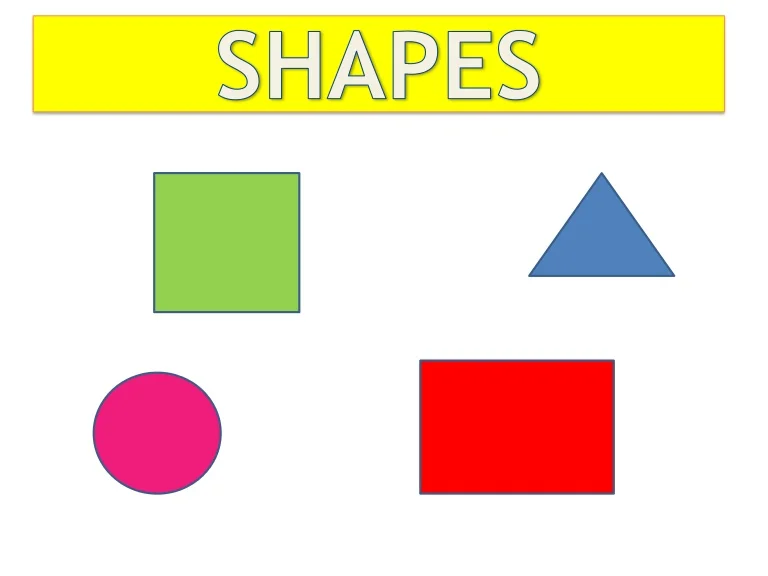
#> input picture Shapes Detection/shapes_image/shapes.jpg, 768 x 576 px
$ jupyter execute shapes_detection.ipynb
#> lines starting #> are read from the running program, lines starting #| are printed output that depends on the picture; after the words box and inside, x2 and y2 are one past the last pixel; in counts of white or black regions, pixels touching at a corner belong together
[cell 1]
import cv2
import numpy as np

[cell 2]
class ShapeDetector:
    def __init__(self, image_path):
#> called with image_path = 'shapes_image/shapes.jpg'
        self.image = cv2.imread(image_path)
#> self.image is the input picture: shape (576, 768, 3); mean B, G, R 193.2, 226.9, 243
        # self.image = cv2.resize(self.image, (1500, 800))
        self.gray = None
        self.thresh = None
        self.canny = None
        self.contours = None
        self.new_img = None

    def preprocess(self):
        self.gray = cv2.cvtColor(self.image, cv2.COLOR_BGR2GRAY)
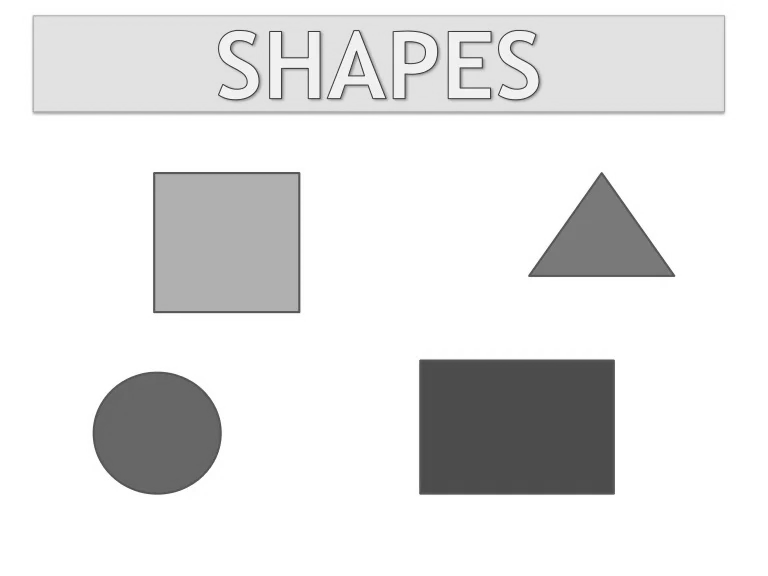
#> self.gray: shape (576, 768); min 53, max 255, mean 227.9
        self.gray = cv2.GaussianBlur(self.gray, (5, 5), 0)
        self.thresh = cv2.threshold(self.gray, 200, 255, cv2.THRESH_BINARY)[1]
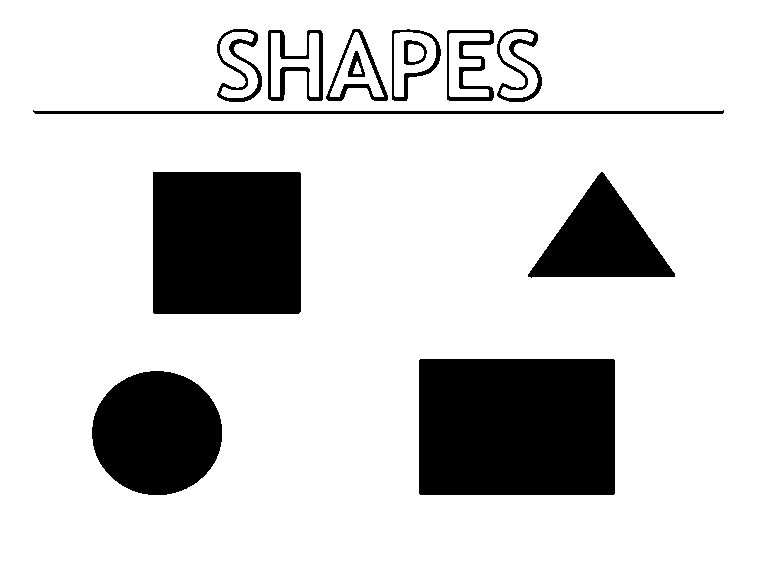
#> self.thresh: shape (576, 768); 82.7% white; 13 black regions, largest, box (x1, y1, x2, y2) and area: (419, 359, 615, 495) 26652, (153, 172, 301, 314) 21011, (92, 371, 222, 495) 12678
        kernel = cv2.getStructuringElement(cv2.MORPH_RECT, (3, 3))
        self.thresh = cv2.morphologyEx(self.thresh, cv2.MORPH_CLOSE, kernel)
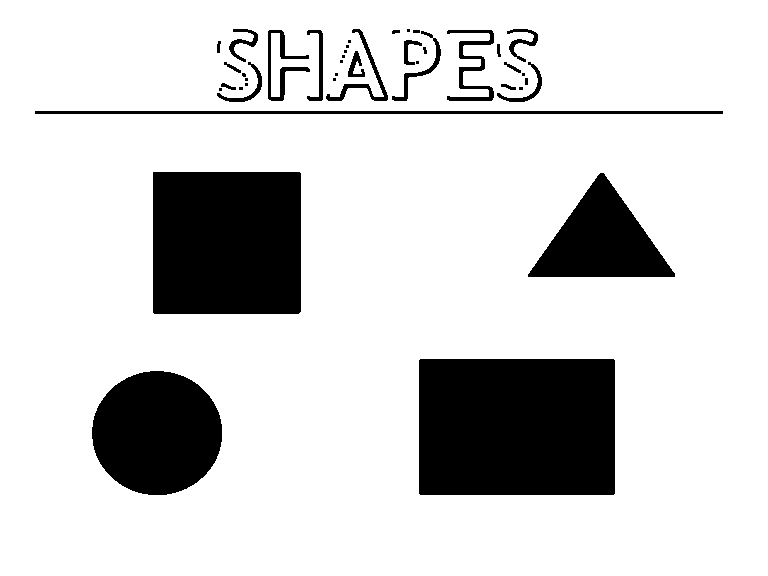
#> self.thresh: shape (576, 768); 82.9% white; 42 black regions (16 under 20 px), largest, box (x1, y1, x2, y2) and area: (419, 359, 615, 495) 26652, (153, 172, 301, 314) 21011, (92, 371, 222, 495) 12678
        self.canny = cv2.Canny(self.thresh, 150, 200)
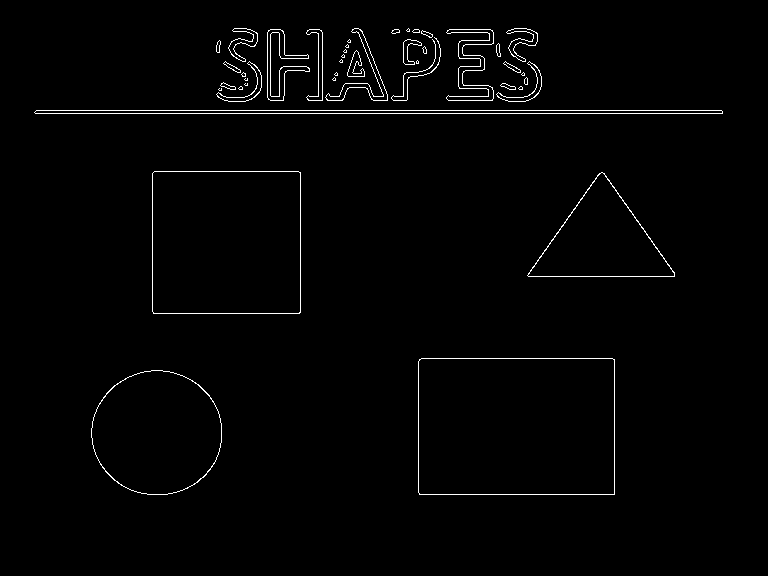
#> self.canny: shape (576, 768); 1.4% white in thin lines or dots, all inside (x1, y1, x2, y2) = (34, 28, 723, 495)

    def detect_shapes(self):
        self.preprocess()
        self.contours, hierarchy = cv2.findContours(self.canny, cv2.RETR_EXTERNAL, cv2.CHAIN_APPROX_NONE)
#> self.contours = 43 contours, 20 with area under 20; largest, box (x1, y1, x2, y2) and area: (418, 358, 615, 495) 26649, (152, 171, 301, 314) 21010, (91, 370, 222, 495) 12704, (527, 172, 675, 277) 7988, (34, 110, 723, 114) 2061
        self.new_img = self.image.copy()
        for cnt in self.contours:
            cv2.drawContours(self.new_img, cnt, -1, (255, 255, 0), 2)
            area = cv2.contourArea(cnt)
            if area > 500:
                peri = cv2.arcLength(cnt, True)
                vertices = cv2.approxPolyDP(cnt, peri * 0.02, True)
                corners = len(vertices)
                x, y, w, h = cv2.boundingRect(vertices)
                cv2.rectangle(self.new_img, (x, y), (x + w, y + h), (0, 255, 255), 2)
                if corners == 3:
                    cv2.putText(self.new_img, "Triangle", (x, y - 5), cv2.FONT_HERSHEY_SIMPLEX, 1, (0, 0, 255), 2)
                    print("Emergency Triangle Stop was detected, please slow down!")
                elif corners == 4:
                    cv2.putText(self.new_img, "Rectangle", (x, y - 5), cv2.FONT_HERSHEY_SIMPLEX, 1, (0, 0, 255), 2)
                elif corners == 5:
                    cv2.putText(self.new_img, "Pentagon", (x, y - 5), cv2.FONT_HERSHEY_SIMPLEX, 1, (0, 0, 255), 2)
                elif corners >= 6:
                    cv2.putText(self.new_img, "Circle", (x, y - 5), cv2.FONT_HERSHEY_SIMPLEX, 1, (0, 0, 255), 2)
        else:
            print("Shapes is undeteced")
#> this loop made 43 passes
#| Emergency Triangle Stop was detected, please slow down!
#| Shapes is undeteced
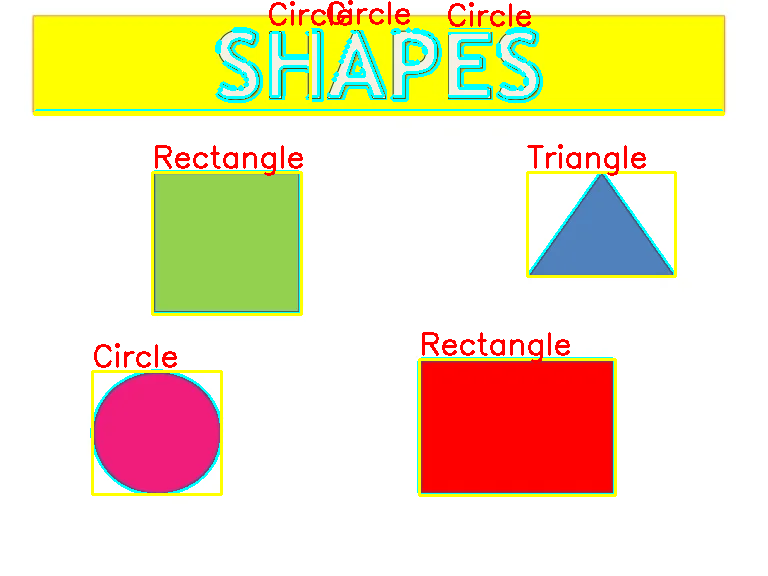
#> self.new_img: shape (576, 768, 3); 6.59% of pixels changed, all inside (x1, y1, x2, y2) = (33, 0, 725, 497)

    def show_images(self):
        cv2.imshow("Image", self.image)
        cv2.imshow("Threshold", self.thresh)
        cv2.imshow("Canny Image", self.canny)
        cv2.imshow("Contour Image", self.new_img)
        cv2.waitKey(0)


if __name__ == "__main__":
    detector = ShapeDetector("shapes_image/shapes.jpg")
    detector.detect_shapes()
    detector.show_images()

$ run again, with Shapes Detection/shapes_image/sign_board.jpg copied over Shapes Detection/shapes_image/shapes.jpg
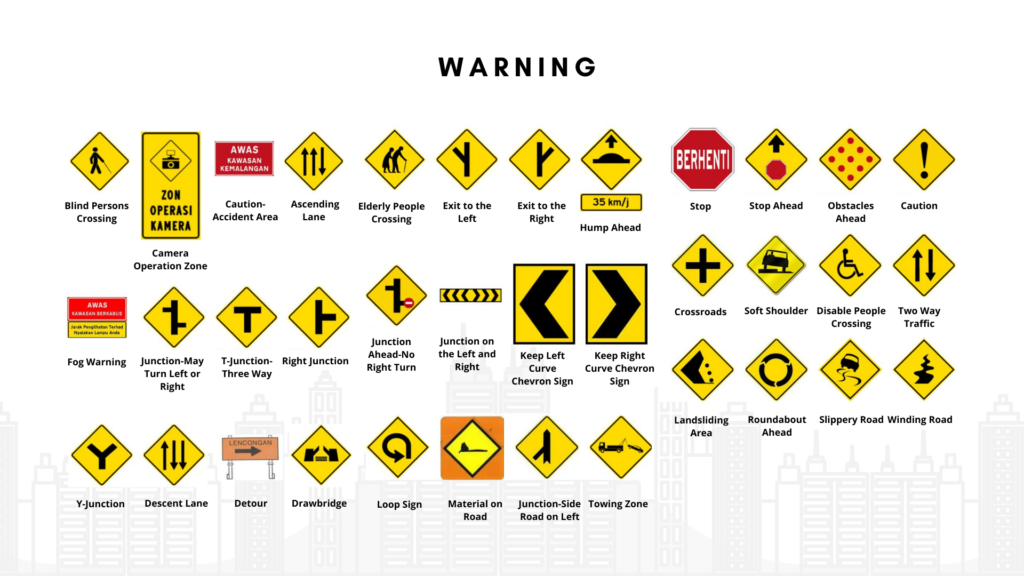
#> input picture Shapes Detection/shapes_image/sign_board.jpg, 1024 x 576 px
#> in __init__, self.image is the input picture: shape (576, 1024, 3); mean B, G, R 213.6, 233.7, 239.1
#> in preprocess, `self.canny = cv2.Canny(self.thresh, 150, 200)`:
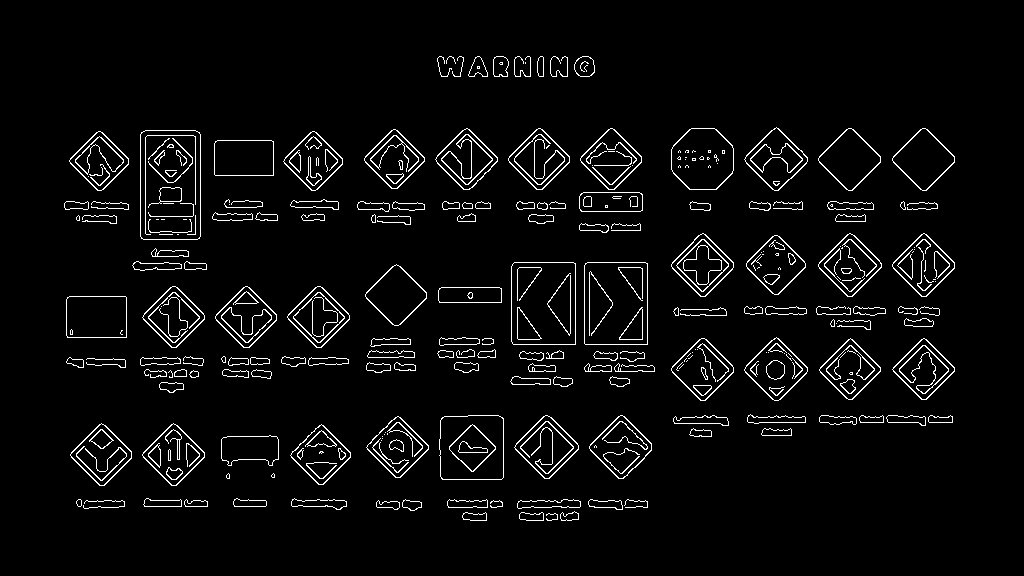
#> self.canny: shape (576, 1024); 4.2% white in thin lines or dots, all inside (x1, y1, x2, y2) = (64, 56, 955, 521)
#> self.contours = 156 contours, 36 with area under 20; largest, box (x1, y1, x2, y2) and area: (140, 130, 201, 240) 6515, (511, 262, 576, 345) 5238, (584, 262, 648, 345) 5160, (439, 415, 504, 480) 3998, (671, 128, 734, 190) 3121
#> the loop in detect_shapes, `for cnt in self.contours:` made 156 passes
#> (area, peri, vertices, corners, x, y, w, h) on passes 23, 24, 26, 33, 34: (2002, 176.7, [[321, 424], [290, 455], [318, 484], [350, 457]], 4, 290, 424, 61, 61), (2155, 180, [[173, 423], [142, 455], [176, 485], [204, 452]], 4, 142, 423, 63, 63), (2107.5, 179.8, [[397, 416], [366, 447], [400, 477], [428, 445]], 4, 366, 416, 63, 62), (2282, 184.9, [[545, 415], [514, 447], [549, 478], [578, 445]], 4, 514, 415, 65, 64), (3997.5, 249.2, [[442, 417], [441, 478], [501, 479], [503, 418]], 4, 441, 417, 63, 63)
#> (printed output is left out)
#> after the loop in detect_shapes, `for cnt in self.contours:`:
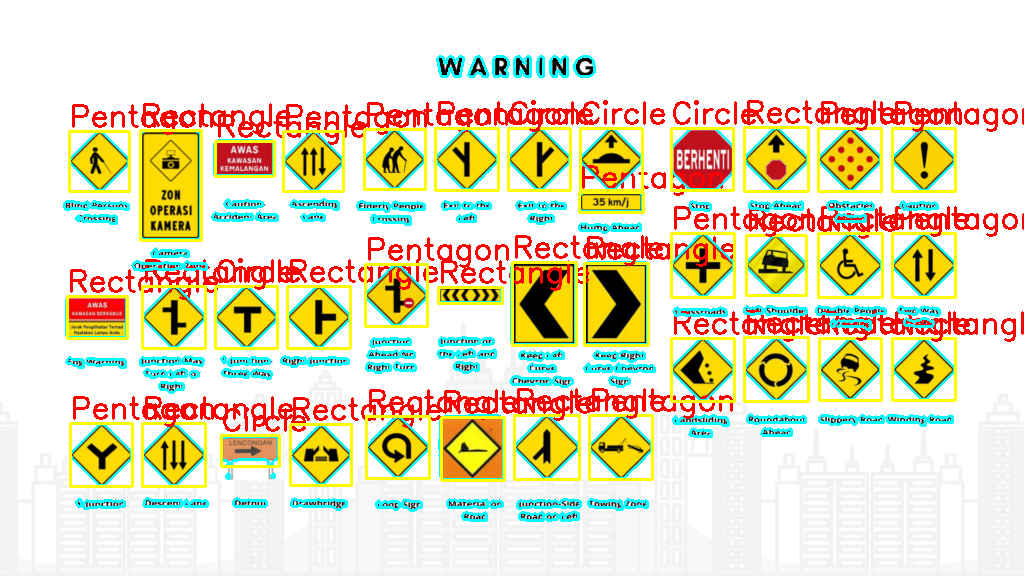
#> self.new_img: shape (576, 1024, 3); 15.65% of pixels changed, all inside (x1, y1, x2, y2) = (63, 55, 1024, 522)
